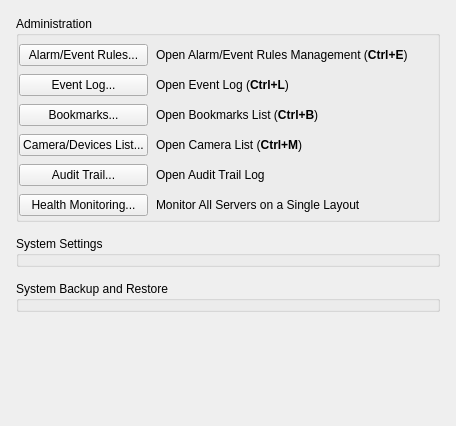
<?xml version="1.0" encoding="UTF-8"?>
<ui version="4.0">
 <class>GeneralSystemAdministrationWidget</class>
 <widget class="QWidget" name="GeneralSystemAdministrationWidget">
  <property name="geometry">
   <rect>
    <x>0</x>
    <y>0</y>
    <width>456</width>
    <height>426</height>
   </rect>
  </property>
  <layout class="QVBoxLayout" name="verticalLayout">
   <property name="spacing">
    <number>14</number>
   </property>
   <property name="leftMargin">
    <number>16</number>
   </property>
   <property name="topMargin">
    <number>16</number>
   </property>
   <property name="rightMargin">
    <number>16</number>
   </property>
   <property name="bottomMargin">
    <number>16</number>
   </property>
   <item>
    <widget class="QGroupBox" name="commonGroupBox">
     <property name="title">
      <string>Administration</string>
     </property>
     <property name="flat">
      <bool>true</bool>
     </property>
     <layout class="QGridLayout" name="gridLayout" columnstretch="0,1">
      <property name="leftMargin">
       <number>0</number>
      </property>
      <property name="topMargin">
       <number>8</number>
      </property>
      <property name="rightMargin">
       <number>0</number>
      </property>
      <property name="bottomMargin">
       <number>3</number>
      </property>
      <property name="spacing">
       <number>8</number>
      </property>
      <item row="0" column="0">
       <widget class="QPushButton" name="businessRulesButton">
        <property name="text">
         <string>Alarm/Event Rules...</string>
        </property>
       </widget>
      </item>
      <item row="0" column="1">
       <widget class="QLabel" name="eventRulesLabel">
        <property name="text">
         <string notr="true" extracomment="Text set in source file">&lt;html&gt;&lt;head/&gt;&lt;body&gt;&lt;p&gt;Open Alarm/Event Rules Management (&lt;span style=&quot; font-weight:600;&quot;&gt;Ctrl+E&lt;/span&gt;)&lt;/p&gt;&lt;/body&gt;&lt;/html&gt;</string>
        </property>
       </widget>
      </item>
      <item row="1" column="0">
       <widget class="QPushButton" name="eventLogButton">
        <property name="text">
         <string>Event Log...</string>
        </property>
       </widget>
      </item>
      <item row="1" column="1">
       <widget class="QLabel" name="eventLogLabel">
        <property name="text">
         <string notr="true" extracomment="Text set in source file">&lt;html&gt;&lt;head/&gt;&lt;body&gt;&lt;p&gt;Open Event Log (&lt;span style=&quot; font-weight:600;&quot;&gt;Ctrl+L&lt;/span&gt;)&lt;/p&gt;&lt;/body&gt;&lt;/html&gt;</string>
        </property>
       </widget>
      </item>
      <item row="2" column="0">
       <widget class="QPushButton" name="bookmarksButton">
        <property name="text">
         <string>Bookmarks...</string>
        </property>
       </widget>
      </item>
      <item row="2" column="1">
       <widget class="QLabel" name="bookmarksLabel">
        <property name="text">
         <string notr="true" extracomment="Test set in source file">&lt;html&gt;&lt;head/&gt;&lt;body&gt;&lt;p&gt;Open Bookmarks List (&lt;span style=&quot; font-weight:600;&quot;&gt;Ctrl+B&lt;/span&gt;)&lt;/p&gt;&lt;/body&gt;&lt;/html&gt;</string>
        </property>
       </widget>
      </item>
      <item row="3" column="0">
       <widget class="QPushButton" name="cameraListButton">
        <property name="text">
         <string notr="true">Camera/Devices List...</string>
        </property>
       </widget>
      </item>
      <item row="3" column="1">
       <widget class="QLabel" name="cameraListLabel">
        <property name="text">
         <string notr="true" extracomment="Text set in source file">&lt;html&gt;&lt;head/&gt;&lt;body&gt;&lt;p&gt;Open Camera List (&lt;span style=&quot; font-weight:600;&quot;&gt;Ctrl+M&lt;/span&gt;)&lt;/p&gt;&lt;/body&gt;&lt;/html&gt;</string>
        </property>
       </widget>
      </item>
      <item row="4" column="0">
       <widget class="QPushButton" name="auditLogButton">
        <property name="text">
         <string>Audit Trail...</string>
        </property>
       </widget>
      </item>
      <item row="4" column="1">
       <widget class="QLabel" name="auditLogLabel">
        <property name="text">
         <string>Open Audit Trail Log</string>
        </property>
       </widget>
      </item>
      <item row="5" column="0">
       <widget class="QPushButton" name="healthMonitorButton">
        <property name="text">
         <string>Health Monitoring...</string>
        </property>
       </widget>
      </item>
      <item row="5" column="1">
       <widget class="QLabel" name="healthMonitoringLabel">
        <property name="text">
         <string>Monitor All Servers on a Single Layout</string>
        </property>
       </widget>
      </item>
     </layout>
    </widget>
   </item>
   <item>
    <widget class="QGroupBox" name="systemSettingsGroupBox">
     <property name="title">
      <string>System Settings</string>
     </property>
     <property name="flat">
      <bool>true</bool>
     </property>
     <layout class="QVBoxLayout" name="verticalLayout_2">
      <property name="spacing">
       <number>8</number>
      </property>
      <property name="leftMargin">
       <number>0</number>
      </property>
      <property name="topMargin">
       <number>8</number>
      </property>
      <property name="rightMargin">
       <number>0</number>
      </property>
      <property name="bottomMargin">
       <number>0</number>
      </property>
      <item>
       <widget class="QnSystemSettingsWidget" name="systemSettingsWidget" native="true"/>
      </item>
     </layout>
    </widget>
   </item>
   <item>
    <widget class="QGroupBox" name="backupGroupBox">
     <property name="title">
      <string>System Backup and Restore</string>
     </property>
     <property name="flat">
      <bool>true</bool>
     </property>
     <layout class="QVBoxLayout" name="verticalLayout_3">
      <property name="spacing">
       <number>8</number>
      </property>
      <property name="leftMargin">
       <number>0</number>
      </property>
      <property name="topMargin">
       <number>8</number>
      </property>
      <property name="rightMargin">
       <number>0</number>
      </property>
      <property name="bottomMargin">
       <number>0</number>
      </property>
      <item>
       <widget class="QnDatabaseManagementWidget" name="backupWidget" native="true"/>
      </item>
     </layout>
    </widget>
   </item>
   <item>
    <spacer name="verticalSpacer">
     <property name="orientation">
      <enum>Qt::Vertical</enum>
     </property>
     <property name="sizeHint" stdset="0">
      <size>
       <width>20</width>
       <height>40</height>
      </size>
     </property>
    </spacer>
   </item>
  </layout>
 </widget>
 <customwidgets>
  <customwidget>
   <class>QnSystemSettingsWidget</class>
   <extends>QWidget</extends>
   <header location="global">ui/widgets/system_settings/system_settings_widget.h</header>
   <container>1</container>
  </customwidget>
  <customwidget>
   <class>QnDatabaseManagementWidget</class>
   <extends>QWidget</extends>
   <header location="global">ui/widgets/system_settings/database_management_widget.h</header>
   <container>1</container>
  </customwidget>
 </customwidgets>
 <resources/>
 <connections/>
</ui>
